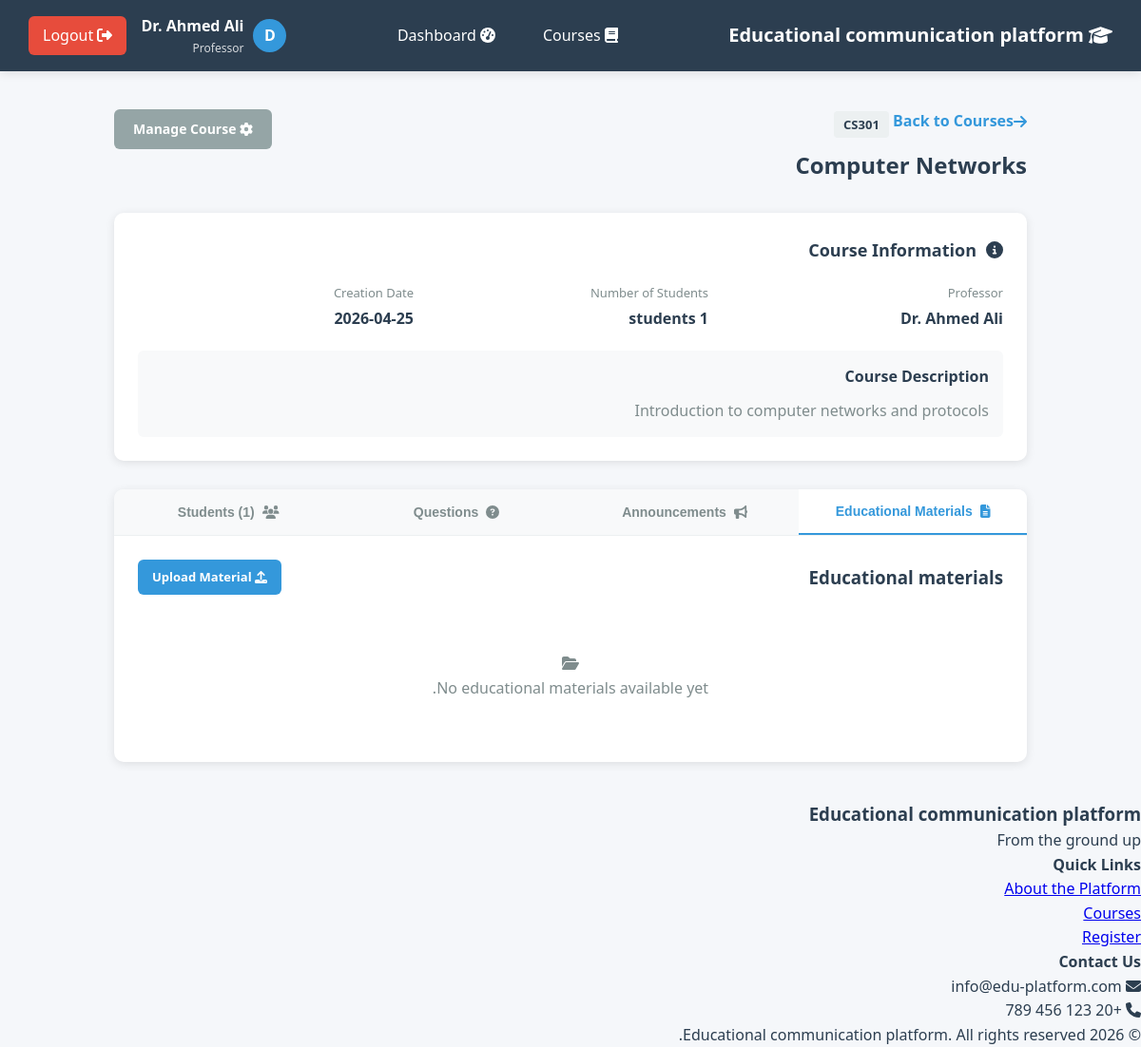
The app's page /courses/view.php?id=1 (signed in) with its own data.
### tables this page shows
CREATE TABLE courses (
    id INT PRIMARY KEY AUTO_INCREMENT,
    course_name VARCHAR(200) NOT NULL,
    course_code VARCHAR(20) UNIQUE NOT NULL,
    professor_id INT NOT NULL,
    description TEXT,
    created_at TIMESTAMP DEFAULT CURRENT_TIMESTAMP,
    FOREIGN KEY (professor_id) REFERENCES users(id) ON DELETE CASCADE
);

CREATE TABLE users (
    id INT PRIMARY KEY AUTO_INCREMENT,
    username VARCHAR(50) UNIQUE NOT NULL,
    email VARCHAR(100) UNIQUE NOT NULL,
    password VARCHAR(255) NOT NULL,
    full_name VARCHAR(100) NOT NULL,
    name VARCHAR(100) NOT NULL,
    user_type ENUM('professor', 'student') NOT NULL,
    created_at TIMESTAMP DEFAULT CURRENT_TIMESTAMP
);

### includes/course_functions.php (called while the page is built, shortened)
<?php
function getCourseById($courseId) {
    $pdo = getDB();
    $stmt = $pdo->prepare("
        SELECT c.*, u.full_name as professor_name
        FROM courses c
        LEFT JOIN users u ON c.professor_id = u.id
        WHERE c.id = ?
    ");
    $stmt->execute([$courseId]);
    return $stmt->fetch();
}
function getCourseStudents($courseId, $status = 'active') {
    $pdo = getDB();
    $sql = "SELECT u.id, u.username, u.email, u.full_name, u.user_type,
                   ce.enrolled_at, ce.status
            FROM course_enrollments ce
            JOIN users u ON ce.student_id = u.id
            WHERE ce.course_id = ?";
    if ($status) {
        $sql .= " AND ce.status = ?";
    }
    $sql .= " ORDER BY ce.enrolled_at DESC";
    $stmt = $pdo->prepare($sql);
    $stmt->execute($status ? [$courseId, $status] : [$courseId]);
    return $stmt->fetchAll();
}

### courses/view.php (the view, shortened to what this page needs)
<?php
require_once __DIR__ . '/../includes/course_functions.php';
require_once __DIR__ . '/../includes/header.php';
$courseId = $_GET['id'] ?? 0;
$userId = $_SESSION['user_id'];
$userType = $_SESSION['user_type'];
$course = getCourseById($courseId);
$students = [];
if ($userType === 'professor' && $course['professor_id'] == $userId) {
    $students = getCourseStudents($courseId, 'active');
}
$studentCount = getCourseStudentCount($courseId);
?>
<div class="container">
    <div class="course-view">
        <div class="page-header">
            <div>
                <a href="list.php" class="back-link">
                    <i class="fas fa-arrow-right"></i> Back to Courses
                </a>
                <span class="course-code"><?php echo htmlspecialchars($course['course_code']); ?></span>
                <h1><?php echo htmlspecialchars($course['course_name']); ?></h1>
            </div>
            <?php if ($userType === 'professor' && $course['professor_id'] == $userId): ?>
                <div class="header-actions">
                    <a href="manage.php?id=<?php echo $courseId; ?>" class="btn btn-secondary">
                        <i class="fas fa-cog"></i> Manage Course
                    </a>
                </div>
            <?php endif; ?>
        </div>
        <div class="info-section">
            <div class="info-card">
                <h2><i class="fas fa-info-circle"></i> Course Information</h2>
                <div class="info-grid">
                    <div class="info-item">
                        <label>Professor</label>
                        <span><?php echo htmlspecialchars($course['professor_name'] ?? 'Not specified'); ?></span>
                    </div>
                    <div class="info-item">
                        <label>Number of Students</label>
                        <span><?php echo $studentCount; ?> students</span>
                    </div>
                    <div class="info-item">
                        <label>Creation Date</label>
                        <span><?php echo date('Y-m-d', strtotime($course['created_at'])); ?></span>
                    </div>
                </div>
                <?php if ($course['description']): ?>
                    <div class="description">
                        <label>Course Description</label>
                        <p><?php echo nl2br(htmlspecialchars($course['description'])); ?></p>
                    </div>
                <?php endif; ?>
            </div>
        </div>
        <div class="content-section">
            <div class="tabs">
                <button class="tab active" data-tab="materials">
                    <i class="fas fa-file-alt"></i> Educational Materials
                </button>
                <button class="tab" data-tab="announcements">
                    <i class="fas fa-bullhorn"></i> Announcements
                </button>
                <button class="tab" data-tab="questions">
                    <i class="fas fa-question-circle"></i> Questions
                </button>
                <?php if ($userType === 'professor' && $course['professor_id'] == $userId): ?>
                    <button class="tab" data-tab="students">
                        <i class="fas fa-users"></i> Students (<?php echo count($students); ?>)
                    </button>
                <?php endif; ?>
            </div>
            <div class="tab-content active" id="materials">
                <div class="content-header">
                    <h3>Educational materials</h3>
                    <?php if ($userType === 'professor'): ?>
                        <a href="/materials/upload.php?course_id=<?php echo $courseId; ?>" class="btn btn-primary btn-sm">
                            <i class="fas fa-upload"></i> Upload Material
                        </a>
                    <?php endif; ?>
                </div>
                <div class="empty-content">
                    <i class="fas fa-folder-open"></i>
                    <p>No educational materials available yet.</p>
                </div>
            </div>
        </div>
    </div>
</div>
<?php require_once __DIR__ . '/../includes/footer.php'; ?>

### includes/header.php (style rules this page uses)
* { margin: 0; padding: 0; box-sizing: border-box; }
body { font-family: 'Segoe UI', Tahoma, Geneva, Verdana, sans-serif; background: #f5f7fa; color: #2c3e50; line-height: 1.6; }
.container { max-width: 1200px; margin: 0 auto; padding: 20px; }

### courses/view.php (style rules this page uses)
.course-view { padding: 20px; max-width: 1000px; margin: 0 auto; }
.page-header { display: flex; justify-content: space-between; align-items: flex-start; margin-bottom: 30px; }
.back-link { display: inline-flex; align-items: center; color: #3498db; text-decoration: none; margin-bottom: 10px; font-weight: 600; }
.course-code { display: inline-block; background: #ecf0f1; color: #2c3e50; padding: 4px 10px; border-radius: 4px; font-size: 13px; font-weight: 600; margin-bottom: 5px; }
h1 { color: #2c3e50; margin: 5px 0 0; font-size: 24px; }
.header-actions { display: flex; gap: 10px; }
.info-section { margin-bottom: 30px; }
.info-card { background: white; border-radius: 10px; padding: 25px; box-shadow: 0 2px 10px rgba(0,0,0,0.1); }
.info-card h2 { color: #2c3e50; font-size: 18px; margin: 0 0 20px; display: flex; align-items: center; gap: 10px; }
.info-grid { display: grid; grid-template-columns: repeat(3, 1fr); gap: 20px; margin-bottom: 20px; }
.info-item label { display: block; color: #7f8c8d; font-size: 13px; margin-bottom: 5px; }
.info-item span { color: #2c3e50; font-weight: 600; }
.description { background: #f8f9fa; padding: 15px; border-radius: 6px; }
.description label { display: block; color: #2c3e50; font-weight: 600; margin-bottom: 10px; }
.description p { color: #7f8c8d; line-height: 1.6; margin: 0; }
.content-section { background: white; border-radius: 10px; box-shadow: 0 2px 10px rgba(0,0,0,0.1); overflow: hidden; }
.tabs { display: flex; background: #f8f9fa; border-bottom: 1px solid #ecf0f1; }
.tab { flex: 1; padding: 15px; background: none; border: none; cursor: pointer; font-size: 14px; font-weight: 600; color: #7f8c8d; transition: all 0.3s; display: flex; align-items: center; justify-content: center; gap: 8px; }
.tab.active { color: #3498db; background: white; border-bottom: 2px solid #3498db; }
.tab-content { display: none; padding: 25px; }
.tab-content.active { display: block; }
.content-header { display: flex; justify-content: space-between; align-items: center; margin-bottom: 20px; }
.content-header h3 { color: #2c3e50; margin: 0; }
.empty-content { text-align: center; padding: 40px; color: #7f8c8d; }
.btn { padding: 10px 20px; border: none; border-radius: 6px; cursor: pointer; font-size: 14px; font-weight: 600; text-decoration: none; display: inline-block; transition: all 0.3s; }
.btn-sm { padding: 8px 15px; font-size: 13px; }
.btn-primary { background: #3498db; color: white; }
.btn-secondary { background: #95a5a6; color: white; }

### records on screen
courses: course_code "CS301", course_name "Computer Networks", professor.full_name "Dr. Ahmed Ali", created_at "2026-04-25", description "Introduction to computer networks and protocols"

### other values on screen
mb_substr($_SESSION['full_name'] ?? 'M', 0, 1) "D"
$_SESSION['full_name'] "Dr. Ahmed Ali"
count($students) "1"
